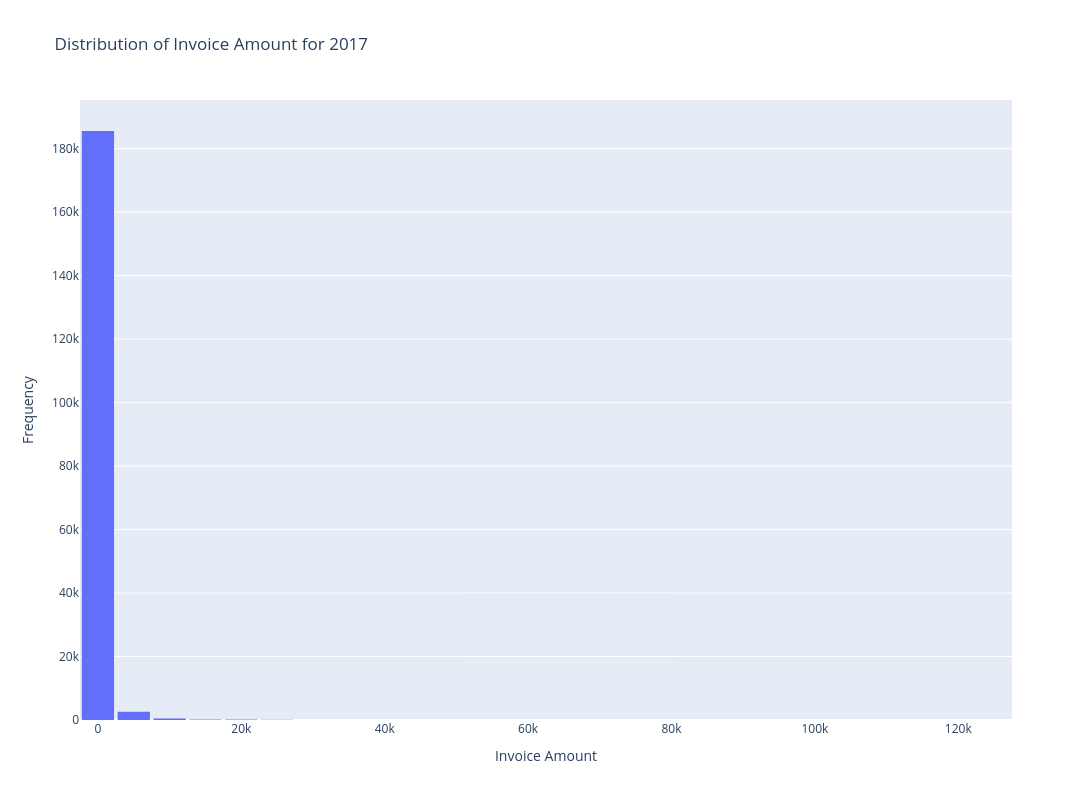

This figure's notebook cell:
### Markdown cell above
## Distribution Of Invoice Amounts

Show a plots of the distribution of invoice amounts for last year in dataset

### Code cell
#show distribution of invoice amounts

intYear = dfSales_DataSet_Work['InvoiceDate'].dt.year.max()

fig = px.histogram(
    dfSales_DataSet_Work,
    x="InvoiceAmt",
    nbins=50,
    title=f"Distribution of Invoice Amount for {intYear}",
    labels={"InvoiceAmt": "Invoice Amount"}
)

#add axis titles
fig.update_layout(
    xaxis_title="Invoice Amount",
    yaxis_title="Frequency",
    bargap=0.1,
    height=800,
    width=1100
)

fig.show()
#show Q-Q plot for InvoiceAmt column
    
#filter data for one year
dfSales_DataSet_Temp = dfSales_DataSet_Work[dfSales_DataSet_Work["InvoiceDate"].dt.year == 
                                            dfSales_DataSet_Work["InvoiceDate"].dt.year.max()]
    
#configure plot
fig, axis = plt.subplots(figsize=(6, 6))

#print Q-Q plot for weekly sales
print(f"Q-Q Plot For Invoice Amount For {intYear}")
print("=" * len(f"Q-Q Plot For Invoice Amount For {intYear}"))
#configure plot
stats.probplot(dfSales_DataSet_Work["InvoiceAmt"], dist="norm", plot=plt)
plt.title("Q-Q Plot For Invoice Amount", fontweight="bold")
axis.set_xlabel(f"Q-Q Plot For Invoice Amount For {intYear}")
axis.set_ylabel("Theoretical Quantiles")
plt.tight_layout()
plt.show()

# #now repeat using boxplot
print(f"BoxPlot For Invoice Amount For {intYear}")
print("=" * len(f"BoxPlot For Invoice Amount For {intYear}"))
#configure plot
plt.figure(figsize=(8, 4))
sns.boxplot(x=dfSales_DataSet_Work["InvoiceAmt"])
plt.title("Boxplot For Invoice Amount", fontweight="bold")
plt.xlabel("Invoice Amount")
plt.tight_layout()
plt.show()
print()

#Shapiro-Wilk Test
dfSales_DataSet_Sample3 = dfSales_DataSet_Work["InvoiceAmt"].sample(3000, random_state=42)
fltShapiroStat, fltShapiroP = stats.shapiro(dfSales_DataSet_Sample3)
print(f"Shapiro-Wilk p-value Test Results For InvoiceAmt Column For {intYear - 1} and {intYear}")
print("=" * len(f"Shapiro-Wilk p-value Test Results For InvoiceAmt Column For {intYear - 1} and {intYear}"))
print(f"Shapiro-Wilk p-value (Probabilty) Based On Random Sample Of 3000 Records: {fltShapiroP:.4f}")
print()

### Figure 1 — Plotly figure (JSON) as saved in the notebook; plotly's stock layout.template omitted (floating-point values rounded to 4 significant figures; data arrays with more than 128 entries replaced by an {"elided": "..."} marker saying what was removed)
{"data": [{"bingroup": "x", "hovertemplate": "Invoice Amount=%{x}<br>count=%{y}<extra></extra>", "legendgroup": "", "marker": {"color": "#636efa", "pattern": {"shape": ""}}, "name": "", "nbinsx": 50, "orientation": "v", "showlegend": false, "type": "histogram", "x": {"elided": "189151 float values"}, "xaxis": "x", "yaxis": "y"}], "layout": {"bargap": 0.1, "barmode": "relative", "height": 800, "legend": {"tracegroupgap": 0}, "title": {"text": "Distribution of Invoice Amount for 2017"}, "width": 1100, "xaxis": {"anchor": "y", "domain": [0, 1], "title": {"text": "Invoice Amount"}}, "yaxis": {"anchor": "x", "domain": [0, 1], "title": {"text": "Frequency"}}}}
